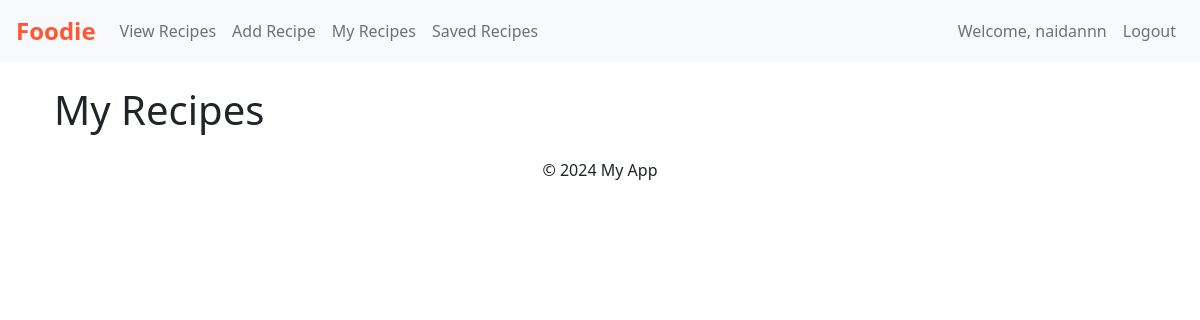
The page /my_recipes (signed in) on the database as committed earlier.
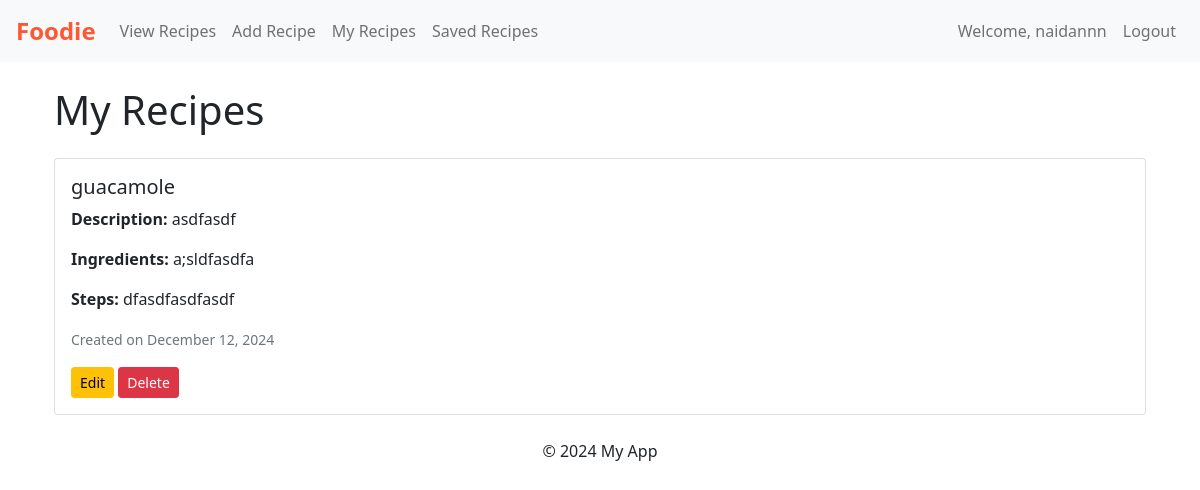
The same page on the database as committed later.
### app/models.py (models this page shows, shortened)
class User(db.Model,UserMixin):
    __tablename__ = 'users'
    id = db.Column(db.Integer, primary_key=True, autoincrement=True)
    username = db.Column(db.String(50), nullable=False)
    email = db.Column(db.String(100), nullable=False)
    password_hash = db.Column(db.String(255))
    created_at = db.Column(db.DateTime, default=datetime.utcnow)
    recipes = db.relationship('Recipe', back_populates='author', cascade="all, delete-orphan")
    likes = db.relationship('Like', back_populates='user', cascade="all, delete-orphan")
    saved_recipes = db.relationship('SavedRecipe', back_populates='user', cascade="all, delete-orphan")

class Recipe(db.Model):
    __tablename__ = 'recipes'
    id = db.Column(db.Integer, primary_key=True, autoincrement=True)
    user_id = db.Column(db.Integer, db.ForeignKey('users.id'), nullable=False)
    author = db.relationship('User', back_populates='recipes')
    title = db.Column(db.String(100), nullable=False)
    description = db.Column(db.Text, nullable=False)
    ingredients = db.Column(db.Text, nullable=False)
    steps = db.Column(db.Text, nullable=False)
    image_url = db.Column(db.String(255))  # Optional, we can set a default picture if anythign
    created_at = db.Column(db.DateTime, default=datetime.utcnow)
    likes = db.relationship('Like', back_populates='recipe', cascade="all, delete-orphan")
    saved_by = db.relationship('SavedRecipe', back_populates='recipe', cascade="all, delete-orphan")

### app/views.py (the view)
@app.route('/my_recipes', methods=['GET'])
@login_required
def my_recipes():
    recipes = Recipe.query.filter_by(user_id=current_user.id).order_by(Recipe.created_at.desc()).all()
    return render_template('my_recipes.html', recipes=recipes)

### app/views.py (called while the page is built)
@login_manager.user_loader
def load_user(user_id):
    return User.query.get(int(user_id))  # Assumes user_id is the primary key of User model

### app/templates/my_recipes.html
{% extends "base.html" %}
{% block content %}
<div class="container mt-4">
    <h1 class="mb-4">My Recipes</h1>
    {% for recipe in recipes %}
    <div class="card mb-3">
        <div class="card-body">
            <h5 class="card-title">{{ recipe.title }}</h5>
            <p class="card-text"><strong>Description:</strong> {{ recipe.description }}</p>
            <p class="card-text"><strong>Ingredients:</strong> {{ recipe.ingredients }}</p>
            <p class="card-text"><strong>Steps:</strong> {{ recipe.steps }}</p>
            <p class="card-text"><small class="text-muted">Created on {{ recipe.created_at.strftime('%B %d, %Y') }}</small></p>
            <a href="{{ url_for('edit_recipe', recipe_id=recipe.id) }}" class="btn btn-warning btn-sm">Edit</a>
            <a href="{{ url_for('delete_recipe', recipe_id=recipe.id) }}" class="btn btn-danger btn-sm">Delete</a>
        </div>
    </div>
    {% endfor %}
</div>
{% endblock %}

### app/templates/base.html (shortened to what this page needs)
<!DOCTYPE html>
<html lang="en">
<head>
    <link href="https://cdn.jsdelivr.net/npm/bootstrap@5.1.3/dist/css/bootstrap.min.css" rel="stylesheet">
    <link href="{{ url_for('static', filename='css/base.css') }}" rel="stylesheet">
</head>
<body>
    <nav class="navbar navbar-expand-lg navbar-light bg-light px-3">
      <a class="navbar-brand" href="/">Foodie</a>
      <div class="collapse navbar-collapse" id="navbarSupportedContent">
        <ul class="navbar-nav me-auto mb-2 mb-lg-0">
          <li class="nav-item">
            <a class="nav-link" href="/view_recipes">View Recipes</a>
          </li>
          {% if current_user.is_authenticated %}
          <li class="nav-item">
            <a class="nav-link" href="/add_recipe">Add Recipe</a>
          </li>
          <li class="nav-item">
            <a class="nav-link" href="/my_recipes">My Recipes</a>
          </li>
          <li class="nav-item">
            <a class="nav-link" href="/saved_recipes">Saved Recipes</a>
          </li>
          {% endif %}
        </ul>
        <ul class="navbar-nav ms-auto mb-2 mb-lg-0">
          {% if current_user.is_authenticated %}
          <li class="nav-item">
            <a class="nav-link" href="#">Welcome, {{ current_user.username }}</a>
          </li>
          <li class="nav-item">
            <a class="nav-link" href="/logout">Logout</a>
          </li>
          {% endif %}
        </ul>
      </div>
    </nav>
    <main class="container mt-4">
        {% block content %}{% endblock %}
    </main>
    <footer class="text-center mt-4">
        <p>&copy; 2024 My App</p>
    </footer>
</body>
</html>

### app/static/css/base.css (style rules this page uses)
.navbar .navbar-brand { color: #ff5733; font-weight: bold; font-size: 1.5rem; }

Rows that differ between the two databases and show on the page:
added Recipe: title "guacamole", description "asdfasdf", ingredients "a;sldfasdfa", steps "dfasdfasdfasdf", created_at "December 12, 2024"
